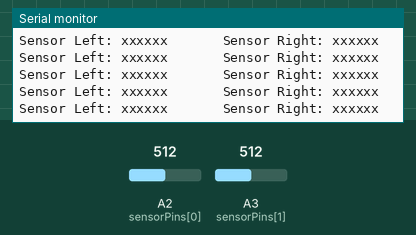
Bench run of a sketch on a simulated Arduino Uno, built with avr-gcc and run on an emulated ATmega328P. Parts: the last lines printed to the serial monitor. The inputs (shaded band) are chosen by the test bench; at power-on: A2 (sensorPins[0]) = 512, A3 (sensorPins[1]) = 512.

Above: at 1.2 s.
1.3 s: A2 (sensorPins[0]) set to 716
At 1.38 s:
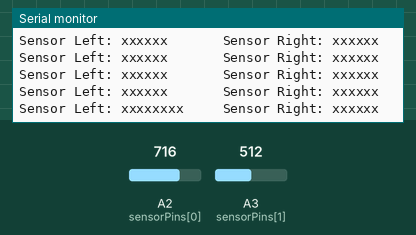
3.2 s: A3 (sensorPins[1]) set to 716
At 3.27 s:
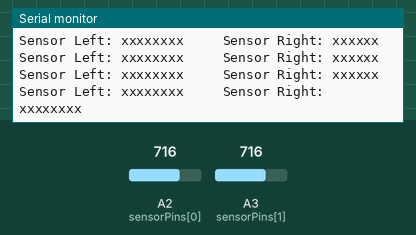
5.1 s: A2 (sensorPins[0]) set to 900
At 5.21 s:
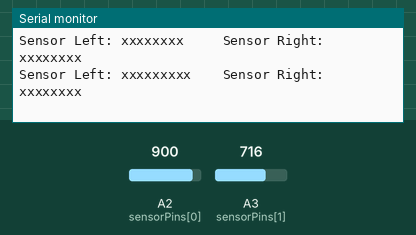
7.1 s: A3 (sensorPins[1]) set to 900
At 7.16 s:
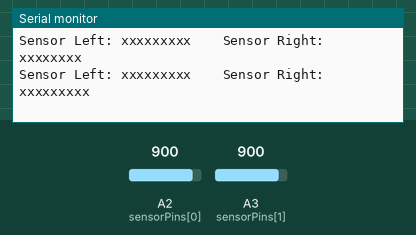
9.0 s: A2 (sensorPins[0]) set to 1023
At 9.1 s:
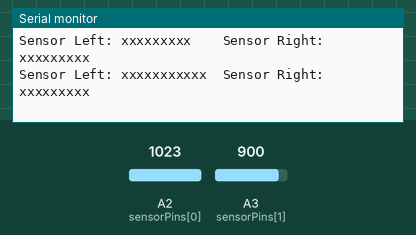
10.9 s: A3 (sensorPins[1]) set to 1023
At 10.99 s:
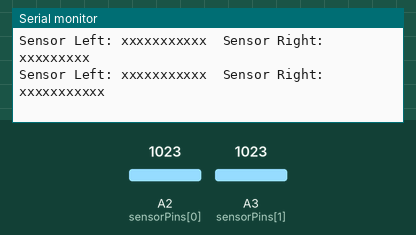

The sketch:

sensorTest.ino
```cpp
int sensorPin = A0; // select the input pin for the potentiometer
int ledPin = 13;    // select the pin for the LED

const int numSensors = 2;
const int sensorPins[numSensors] = {A2, A3};
String sensorNames[numSensors] = {"Left", "Right"}; // variable to store the value coming from the sensor
int sensorValues[numSensors]; // variable to store the value coming from the sensor

void setup()
{
    Serial.begin(9600);
}

void loop()
{
    for (int sensor = 0; sensor < numSensors; sensor++)
    {
        Serial.print("Sensor ");
        Serial.print(sensorNames[sensor]);
        Serial.print(": ");
        int sensorValue = analogRead(sensorPins[sensor]);
        for (int i = 0; i < 1024; i += 100)
        {
            if (i < sensorValue)
            {
                Serial.print("x");
            }
            else
            {
                Serial.print(" ");
            }
        }
        Serial.print("  ");
    }
    Serial.println("");
}
```

Measured:
- after the input at 1.3 s, the serial monitor: prints a new line after 0.07 s (image 1)
- after the input at 3.2 s, the serial monitor: prints a new line after 0.06 s (image 2)
- after the input at 5.1 s, the serial monitor: prints a new line after 0.11 s (image 3)
- after the input at 7.1 s, the serial monitor: prints a new line after 0.05 s (image 4)
- after the input at 9.0 s, the serial monitor: prints a new line after 0.10 s (image 5)
- after the input at 10.9 s, the serial monitor: prints a new line after 0.08 s (image 6)
